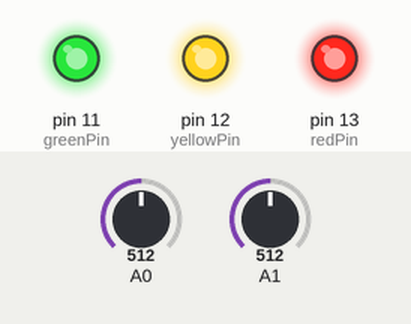
The sketch below on a simulated Arduino Uno, built with avr-gcc and run on an emulated ATmega328P. Shown: output pins drawn as LEDs (lit = HIGH). Dashed ring = blinking. Inputs (shaded band) come from the test bench; at power-on: A0 = 512, A1 = 512. WiFi joins after 1.5 s; servers stay silent unless stated.

Above: at 3.0 s.
3.1 s: A0 set to 484
At 5.0 s:
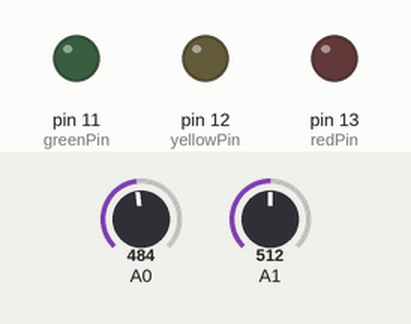
5.3 s: A0 set to 510
At 6.6 s:
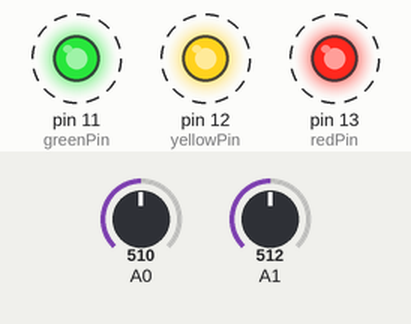
11.9 s: A0 set to 490
At 13.4 s:
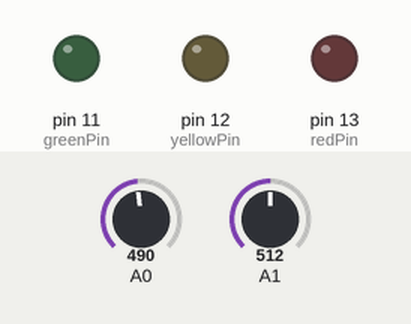
14.3 s: A0 set to 511
At 15.6 s:
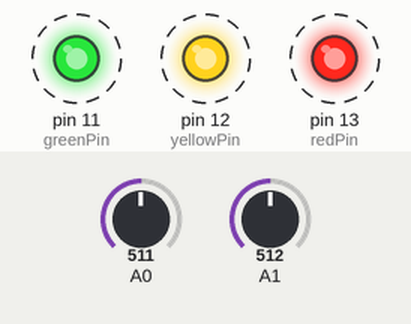
Timing chart, 0 to 21.9 s (numbered marks = the images above; inputs shaded):
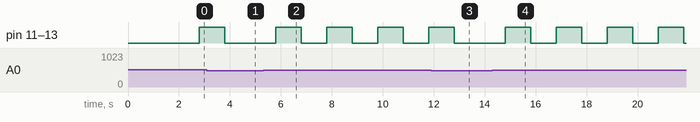

The sketch:

modul13.ino
```cpp
#include <BlynkSimpleStream.h>
// Pin Assignments
int redPin=13,yellowPin=12,greenPin=11;
int LDR1;
int LDR2;
BlynkTimer timer;
char auth[] = "vmPaFK-rcC5AhI8St2bgAzStuQrYHyA2";

void setup(){
  pinMode(redPin,OUTPUT);
  pinMode(yellowPin,OUTPUT);
  pinMode(greenPin,OUTPUT);
  Serial.begin(9600);
  Blynk.begin(auth, Serial);
  timer.setInterval(1000L, getSendData);
}

void loop(){
  timer.run();
  Blynk.run();
}
void getSendData(){
  LDR1=analogRead(A0);
  if(LDR1>=500){
    digitalWrite(redPin,HIGH);
    digitalWrite(yellowPin,HIGH),
    digitalWrite(greenPin,HIGH),
    delay(1000);
    digitalWrite(redPin,LOW),
    digitalWrite(yellowPin,LOW),
    digitalWrite(greenPin,LOW),
    delay(1000);
  }
  LDR2=analogRead(A1);
  Blynk.virtualWrite(1, LDR1);
  Blynk.virtualWrite(2, LDR2);
}
```

Measured:
- the behaviour switches between 500 and 499 on A0 (found by bisection; images 0 and 1)
- after the input at 3.1 s, pin 11 (greenPin), pin 12 (yellowPin), pin 13 (redPin): goes on until 3.8 s, then stays LOW
- after the input at 5.3 s, pin 11 (greenPin), pin 12 (yellowPin), pin 13 (redPin): alternates HIGH for 1.0 s and LOW for 1.0 s, starting after 0.50 s
- after the input at 11.9 s, pin 11 (greenPin), pin 12 (yellowPin), pin 13 (redPin): goes on until 12.8 s, then stays LOW
- after the input at 14.3 s, pin 11 (greenPin), pin 12 (yellowPin), pin 13 (redPin): alternates HIGH for 1.0 s and LOW for 1.0 s, starting after 0.50 s
